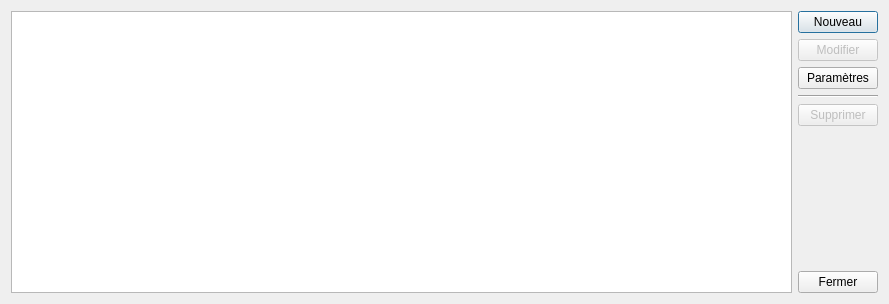
<?xml version="1.0" encoding="UTF-8"?>
<ui version="4.0">
 <class>Dialog</class>
 <widget class="QDialog" name="Dialog">
  <property name="geometry">
   <rect>
    <x>0</x>
    <y>0</y>
    <width>889</width>
    <height>304</height>
   </rect>
  </property>
  <property name="windowTitle">
   <string>Liste des Projets</string>
  </property>
  <layout class="QHBoxLayout" name="horizontalLayout">
   <item>
    <widget class="QTableWidget" name="tableWidget">
     <property name="editTriggers">
      <set>QAbstractItemView::NoEditTriggers</set>
     </property>
     <property name="selectionMode">
      <enum>QAbstractItemView::SingleSelection</enum>
     </property>
     <property name="selectionBehavior">
      <enum>QAbstractItemView::SelectRows</enum>
     </property>
     <attribute name="horizontalHeaderDefaultSectionSize">
      <number>150</number>
     </attribute>
    </widget>
   </item>
   <item>
    <layout class="QVBoxLayout" name="verticalLayout">
     <item>
      <widget class="QPushButton" name="pushButtonNouveau">
       <property name="text">
        <string>Nouveau</string>
       </property>
       <property name="icon">
        <iconset resource="../icons.qrc">
         <normaloff>:/std/icone/if_plus_circle_12296.png</normaloff>:/std/icone/if_plus_circle_12296.png</iconset>
       </property>
      </widget>
     </item>
     <item>
      <widget class="QPushButton" name="pushButtonModifier">
       <property name="enabled">
        <bool>false</bool>
       </property>
       <property name="text">
        <string>Modifier</string>
       </property>
       <property name="icon">
        <iconset resource="../icons.qrc">
         <normaloff>:/std/icone/if_pencil_14623.png</normaloff>:/std/icone/if_pencil_14623.png</iconset>
       </property>
      </widget>
     </item>
     <item>
      <widget class="QPushButton" name="pushButtonParametres">
       <property name="text">
        <string>Paramètres</string>
       </property>
       <property name="icon">
        <iconset resource="../icons.qrc">
         <normaloff>:/std/icone/wrench-screwdriver-icon.png</normaloff>:/std/icone/wrench-screwdriver-icon.png</iconset>
       </property>
      </widget>
     </item>
     <item>
      <widget class="Line" name="line">
       <property name="orientation">
        <enum>Qt::Horizontal</enum>
       </property>
      </widget>
     </item>
     <item>
      <widget class="QPushButton" name="pushButtonSupprimer">
       <property name="enabled">
        <bool>false</bool>
       </property>
       <property name="text">
        <string>Supprimer</string>
       </property>
       <property name="icon">
        <iconset resource="../icons.qrc">
         <normaloff>:/std/icone/if_minus_10199.png</normaloff>:/std/icone/if_minus_10199.png</iconset>
       </property>
      </widget>
     </item>
     <item>
      <spacer name="verticalSpacer">
       <property name="orientation">
        <enum>Qt::Vertical</enum>
       </property>
       <property name="sizeHint" stdset="0">
        <size>
         <width>20</width>
         <height>40</height>
        </size>
       </property>
      </spacer>
     </item>
     <item>
      <widget class="QPushButton" name="pushButtonFermer">
       <property name="text">
        <string>Fermer</string>
       </property>
      </widget>
     </item>
    </layout>
   </item>
  </layout>
 </widget>
 <resources>
  <include location="../icons.qrc"/>
 </resources>
 <connections/>
</ui>
